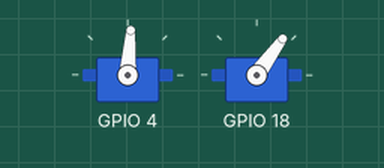
A program run on a simulated Raspberry Pi (BCM pin numbers). Shown: 2 × servo. Servo angles are drawn from the pulse width (0.5 ms = 0°, 2.5 ms = 180°); threads take turns every 2 ms; what the program prints to the terminal is not drawn.

Above: at 0.15 s.
At 0.7 s:
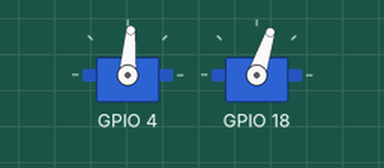
Timing chart, 0 to 2.2 s (numbered marks = the images above):
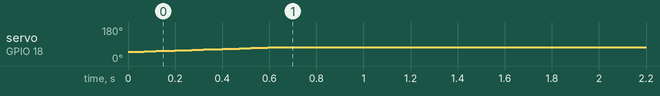

The program:

servoControllerSmooth.py
```python
import threading
import math
import time
import pigpio
import SocketServer
import socket
import struct
import signal

NEUTRAL_PWM_US = 1500
STEP_DELTA_DEG = 0.5
STEP_DELAY_SEC = 0.01
g_exitFlag = False

class ServoControllerSmooth:
  # 0 degree is the neutral position for both pan and tilt.
  # Total range is (-rangeDeg, rangeDeg). Same for tilt.
  def __init__(self, ctrlName, pin, halfRangeDeg, halfRangePWM, neutralPWM, hardLimitsDeg):
    self.halfRangeDeg = halfRangeDeg
    self.neutralPWM = neutralPWM
    self.servoPin = pin
    self.hardLimitDegLo = hardLimitsDeg[0]
    self.hardLimitDegHi = hardLimitsDeg[1]

    self.degToPulseWidth = halfRangePWM / halfRangeDeg

    # Valid range of degrees is (-halfRangeDeg, halfRangeDeg)
    self.targetDeg = 0
    self.currentDeg = 0

    self.pigpio = pigpio.pi()
    self.pigpio.set_servo_pulsewidth(pin, neutralPWM)

    self.event = threading.Event()
    self.exitFlag = False
    self.thread = threading.Thread(name=ctrlName,
                                   target=self.ctrlLoop)
    self.thread.start()

  def setDeltaDeg(self, delta_deg):
    deg = self.clamp(self.targetDeg + delta_deg)
    self.targetDeg = deg
    # wake up the controller thread
    self.event.set()

  def setpointDeg(self, deg):
    deg = self.clamp(deg)
    self.targetDeg = deg
    # wake up the controller thread
    self.event.set()

  def clamp(self, deg):
    if deg > self.hardLimitDegHi: return self.hardLimitDegHi
    elif deg < self.hardLimitDegLo: return self.hardLimitDegLo
    else: return deg

  def setServoDeg(self):
    # Convert from deg to PWM width
    width_us = self.neutralPWM + self.degToPulseWidth * self.currentDeg

    # send width to servo
    self.pigpio.set_servo_pulsewidth(self.servoPin, width_us)

  def ctrlLoop(self):
    while True:
      # Wait for new control setpoints
      self.event.wait()
      if self.exitFlag:
        break

      goalNotReached = True
      while goalNotReached:
        if (abs(self.currentDeg - self.targetDeg) <= STEP_DELTA_DEG):
          self.currentDeg = self.targetDeg
          goalNotReached = False
          self.event.clear()
        else:
          if self.targetDeg - self.currentDeg > 0:
            self.currentDeg += STEP_DELTA_DEG
          else:
            self.currentDeg -= STEP_DELTA_DEG

        # send command to servo using pigpio
        self.setServoDeg()

        # delay for a while
        time.sleep(STEP_DELAY_SEC)

  def shutdown(self):
    self.exitFlag = True
    self.event.set()
    self.thread.join()
    self.pigpio.set_servo_pulsewidth(self.servoPin, 0) #disable pin

def demo():
  p = ServoControllerSmooth('pan', 4, 90, 910, 1460, (-90,90))
  t = ServoControllerSmooth('tilt', 18, 90, 810, 1030, (-45,90))

  time.sleep(1)
  p.setpointDeg(10)
  time.sleep(0.1)
  p.setpointDeg(15)
  time.sleep(0.1)
  p.setpointDeg(20)
  time.sleep(0.1)
  p.setpointDeg(25)
  time.sleep(2)

  while True:
    try:
      p.setpointDeg(90)
      t.setpointDeg(90)
      time.sleep(1)
      p.setpointDeg(-90)
      t.setpointDeg(-45)
      time.sleep(1)
    except KeyboardInterrupt:
      print "Exiting.."
      break

  p.shutdown()
  t.shutdown()

def handler(signum, frame):
    global g_exitFlag
    g_exitFlag = True

def serve():
  global g_exitFlag
  g_exitFlag = False
  signal.signal(signal.SIGINT, handler)
  signal.signal(signal.SIGTERM, handler)

  p = ServoControllerSmooth('pan', 4, 90, 910, 1460, (-90,90))
  t = ServoControllerSmooth('tilt', 18, 90, 810, 1030, (-45,90))

  # By default pointing downwards
  t.setpointDeg(30)

  # create UDP socket
  HOST, PORT = "", 5200
  sock = socket.socket(socket.AF_INET, socket.SOCK_DGRAM)
  sock.setsockopt(socket.SOL_SOCKET, socket.SO_REUSEADDR, 1)
  sock.settimeout(1)
  sock.bind((HOST,PORT))

  print "[ServoServer] Start listening on port %d"%PORT

  while not g_exitFlag:
    try:
      data, _ = sock.recvfrom(8) # 2 floats
      if len(data) == 0:
          continue
      dx = struct.unpack("<f", data[:4])[0]
      dy = struct.unpack("<f", data[4:])[0]
      p.setDeltaDeg(dx)
      t.setDeltaDeg(dy)
    except:
      continue

  print "[ServoServer] Exiting.."
  p.shutdown()
  t.shutdown()

if __name__ == "__main__":
  serve()
```

Measured:
- by itself, servo on GPIO 18: moves from 48° to 72° over 0.57 s
